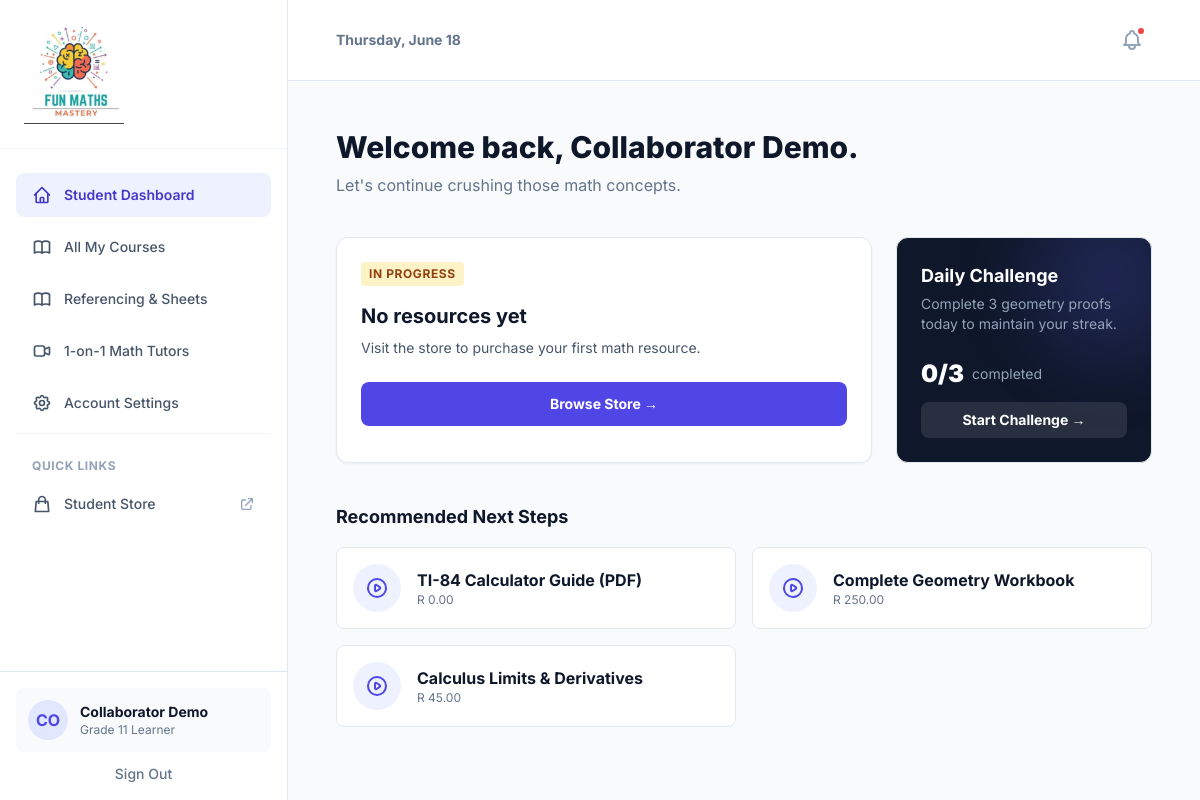
Page /app/dashboard.php (signed in) on the committed database.
### tables this page shows
CREATE TABLE products (
            id INTEGER PRIMARY KEY AUTOINCREMENT,
            title TEXT NOT NULL,
            description TEXT,
            price REAL NOT NULL,
            category TEXT DEFAULT 'General',
            file_type TEXT CHECK(file_type IN ('pdf','link')) NOT NULL,
            file_path TEXT NOT NULL,
            is_active INTEGER DEFAULT 1,
            created_at DATETIME DEFAULT CURRENT_TIMESTAMP
        );

### app/config/functions.php (called while the page is built, shortened)
<?php
function getUserPurchasedProducts($userId) {
    global $pdo;
    $stmt = $pdo->prepare("
        SELECT p.*, upa.purchase_date
        FROM user_product_access upa
        JOIN products p ON upa.product_id = p.id
        WHERE upa.user_id = ?
        ORDER BY upa.purchase_date DESC
    ");
    $stmt->execute([$userId]);
    return $stmt->fetchAll(PDO::FETCH_ASSOC);
}
function h($string) {
    return htmlspecialchars($string, ENT_QUOTES, 'UTF-8');
}
function getRecommendedProducts($userId, $limit = 3) {
    global $pdo;
    $stmt = $pdo->prepare("
        SELECT * FROM products
        WHERE is_active = 1
        AND id NOT IN (SELECT product_id FROM user_product_access WHERE user_id = ?)
        ORDER BY id DESC
        LIMIT ?
    ");
    $stmt->execute([$userId, $limit]);
    return $stmt->fetchAll(PDO::FETCH_ASSOC);
}
    ?>

### app/dashboard.php (the view, shortened to what this page needs)
<?php
require_once 'config/db.php';
require_once 'config/functions.php';
$userId = $_SESSION['user_id'];
$userName = $_SESSION['user_name'];
$purchased = getUserPurchasedProducts($userId);
$recommended = getRecommendedProducts($userId, 3);
?>
<!DOCTYPE html>
<html lang="en">
<head>
    <script src="https://cdn.tailwindcss.com"></script>
</head>
<body class="bg-slate-50 text-slate-900 font-sans antialiased h-screen overflow-hidden flex">
    <aside id="sidebar" class="w-72 bg-white border-r border-slate-200 flex flex-col justify-between z-30 fixed lg:static h-full closed shadow-2xl lg:shadow-none transform -translate-x-full lg:translate-x-0">
        <div class="flex flex-col h-full">
            <div class="px-6 py-6 border-b border-slate-100 flex justify-between items-center">
                <a href="dashboard.php" class="flex items-center gap-2">
                    <img src="assets/logo.jpeg" alt="Fun Maths Mastery" width="100" height="100">
                </a>
            </div>
            <div class="flex-1 overflow-y-auto px-4 py-6 flex flex-col">
                <nav class="space-y-2 flex-1">
                    <a href="dashboard.php" class="w-full flex items-center gap-3 px-4 py-3 text-sm font-semibold rounded-lg bg-brand-50 text-brand-700">
                        <svg class="w-5 h-5" fill="none" stroke="currentColor" viewBox="0 0 24 24"><path stroke-linecap="round" stroke-linejoin="round" stroke-width="2" d="M3 12l2-2m0 0l7-7 7 7M5 10v10a1 1 0 001 1h3m10-11l2 2m-2-2v10a1 1 0 01-1 1h-3m-6 0a1 1 0 001-1v-4a1 1 0 011-1h2a1 1 0 011 1v4a1 1 0 001 1m-6 0h6"></path></svg>
                        Student Dashboard
                    </a>
                    <a href="my-courses.php" class="w-full flex items-center gap-3 px-4 py-3 text-sm font-medium rounded-lg text-slate-600 hover:text-slate-900 hover:bg-slate-50">
                        All My Courses
                    </a>
                    <a href="library.php" class="w-full flex items-center gap-3 px-4 py-3 text-sm font-medium rounded-lg text-slate-600 hover:text-slate-900 hover:bg-slate-50">
                        Referencing & Sheets
                    </a>
                    <a href="tutoring.php" class="w-full flex items-center gap-3 px-4 py-3 text-sm font-medium rounded-lg text-slate-600 hover:text-slate-900 hover:bg-slate-50">
                        <svg class="w-5 h-5" fill="none" stroke="currentColor" viewBox="0 0 24 24"><path stroke-linecap="round" stroke-linejoin="round" stroke-width="2" d="M15 10l4.553-2.276A1 1 0 0121 8.618v6.764a1 1 0 01-1.447.894L15 14M5 18h8a2 2 0 002-2V8a2 2 0 00-2-2H5a2 2 0 00-2 2v8a2 2 0 002 2z"></path></svg>
                        1-on-1 Math Tutors
                    </a>
                    <a href="settings.php" class="w-full flex items-center gap-3 px-4 py-3 text-sm font-medium rounded-lg text-slate-600 hover:text-slate-900 hover:bg-slate-50">
                        Account Settings
                    </a>
                    <div class="mt-8 mb-2 px-4 text-xs font-bold text-slate-400 uppercase tracking-wider border-t border-slate-100 pt-6">Quick Links</div>
                    <a href="store.php" class="flex items-center gap-3 px-4 py-3 text-sm font-medium rounded-lg text-slate-600 hover:text-slate-900 hover:bg-slate-50 justify-between">
                        <span class="flex items-center gap-3"><svg class="w-5 h-5" fill="none" stroke="currentColor" viewBox="0 0 24 24"><path stroke-linecap="round" stroke-linejoin="round" stroke-width="2" d="M16 11V7a4 4 0 00-8 0v4M5 9h14l1 12H4L5 9z"></path></svg>Student Store</span>
                        <svg class="w-4 h-4 text-slate-400" fill="none" stroke="currentColor" viewBox="0 0 24 24"><path stroke-linecap="round" stroke-linejoin="round" stroke-width="2" d="M10 6H6a2 2 0 00-2 2v10a2 2 0 002 2h10a2 2 0 002-2v-4M14 4h6m0 0v6m0-6L10 14"></path></svg>
                    </a>
                </nav>
            </div>
            <div class="p-4 border-t border-slate-200">
                <div class="bg-slate-50 rounded-lg p-3 flex items-center gap-3">
                    <div class="w-10 h-10 rounded-full bg-brand-100 flex items-center justify-center text-brand-600 font-bold"><?= strtoupper(substr($userName, 0, 2)) ?></div>
                    <div class="flex-1 min-w-0">
                        <div class="text-sm font-bold text-slate-900 truncate"><?= h($userName) ?></div>
                        <div class="text-xs text-slate-500 truncate">Grade 11 Learner</div>
                    </div>
                </div>
                <a href="logout.php" class="w-full mt-3 text-center text-sm font-medium text-slate-500 hover:text-red-600 transition-colors block">Sign Out</a>
            </div>
        </div>
    </aside>
    <main class="flex-1 overflow-y-auto flex flex-col relative w-full">
        <header class="bg-white border-b border-slate-200 px-4 py-3 lg:py-5 lg:px-12 flex items-center justify-between sticky top-0 z-10">
            <div class="hidden lg:block"><p class="text-sm text-slate-500 font-bold" id="header-date"></p></div>
            <div class="flex items-center gap-4 ml-auto">
                <button class="relative p-2 text-slate-400 hover:text-brand-600 transition-colors rounded-full hover:bg-slate-50" onclick="alert('No new notifications.')">
                    <span class="absolute top-1.5 right-1.5 w-2.5 h-2.5 bg-red-500 border-2 border-white rounded-full"></span>
                </button>
            </div>
        </header>
        <div class="p-6 md:p-10 lg:p-12 max-w-6xl mx-auto w-full animate-fade-in">
            <header class="mb-8 md:mb-10">
                <h1 class="text-2xl md:text-3xl font-extrabold text-slate-900">Welcome back, <?= h($userName) ?>.</h1>
                <p class="text-slate-500 mt-2">Let's continue crushing those math concepts.</p>
            </header>
            <div class="grid grid-cols-1 lg:grid-cols-3 gap-6 mb-10">
                <div class="lg:col-span-2 border border-slate-200 rounded-xl p-6 bg-white shadow-sm">
                    <div class="flex justify-between items-start mb-4">
                        <span class="px-2 py-1 bg-amber-100 text-amber-800 text-xs font-bold uppercase tracking-wider rounded">In Progress</span>
                    </div>
                    <?php if(count($purchased) > 0):
                        $latest = $purchased[0]; ?>
                        <h3 class="text-xl font-bold text-slate-900 mb-2"><?= h($latest['title']) ?></h3>
                        <p class="text-sm text-slate-600 mb-6">Purchased on <?= date('d M Y', strtotime($latest['purchase_date'])) ?></p>
                        <a href="download.php?product_id=<?= $latest['id'] ?>" class="w-full py-3 px-4 bg-slate-900 rounded-lg text-sm font-bold text-white hover:bg-brand-600 transition-colors inline-block text-center">Access Resource →</a>
                    <?php else: ?>
                        <h3 class="text-xl font-bold text-slate-900 mb-2">No resources yet</h3>
                        <p class="text-sm text-slate-600 mb-6">Visit the store to purchase your first math resource.</p>
                        <a href="store.php" class="w-full py-3 px-4 bg-brand-600 rounded-lg text-sm font-bold text-white hover:bg-brand-700 transition-colors inline-block text-center">Browse Store →</a>
                    <?php endif; ?>
                </div>
                <div class="border border-slate-200 rounded-xl p-6 bg-slate-900 text-white flex flex-col relative overflow-hidden">
                    <div class="absolute -right-10 -top-10 w-40 h-40 bg-brand-500 rounded-full opacity-20 blur-2xl"></div>
                    <h3 class="text-lg font-bold mb-1 relative z-10">Daily Challenge</h3>
                    <p class="text-sm text-slate-400 mb-6 relative z-10">Complete 3 geometry proofs today to maintain your streak.</p>
                    <div class="mt-auto relative z-10">
                        <div class="flex items-center gap-2 mb-3"><span class="text-2xl font-black text-brand-400">0/3</span><span class="text-sm text-slate-400">completed</span></div>
                        <a href="store.php" class="w-full py-2 bg-white/10 hover:bg-white/20 rounded-lg text-sm font-bold transition-colors inline-block text-center">Start Challenge →</a>
                    </div>
                </div>
            </div>
            <h3 class="text-lg font-bold text-slate-900 mb-4">Recommended Next Steps</h3>
            <div class="grid grid-cols-1 md:grid-cols-2 gap-4">
                <?php if(empty($recommended)): ?>
                    <div class="border border-slate-200 rounded-lg p-4 bg-white text-slate-500 text-center">All resources purchased! Check back later for new content.</div>
                <?php else: ?>
                    <?php foreach($recommended as $rec): ?>
                        <a href="product.php?id=<?= $rec['id'] ?>" class="border border-slate-200 rounded-lg p-4 flex items-center gap-4 bg-white hover:border-brand-300 transition-colors group">
                            <div class="w-12 h-12 bg-indigo-50 rounded-full flex items-center justify-center text-brand-600 group-hover:scale-110 transition-transform">
                            </div>
                            <div><h4 class="font-bold text-slate-900"><?= h($rec['title']) ?></h4><p class="text-xs text-slate-500">R <?= number_format($rec['price'], 2) ?></p></div>
                        </a>
                    <?php endforeach; ?>
                <?php endif; ?>
            </div>
        </div>
    </main>
</body>
</html>

### app/dashboard.php (style rules this page uses)
.animate-fade-in { animation: fadeIn 0.3s ease-out forwards; }
#sidebar { transition: transform 0.3s ease-in-out; }

### rows in the picture
products: title "TI-84 Calculator Guide (PDF)", price "0.00"
products: title "Complete Geometry Workbook", price "250.00"
products: title "Calculus Limits & Derivatives", price "45.00"

### other values in the picture
substr($userName, 0, 2) "CO"
$userName "Collaborator Demo"
